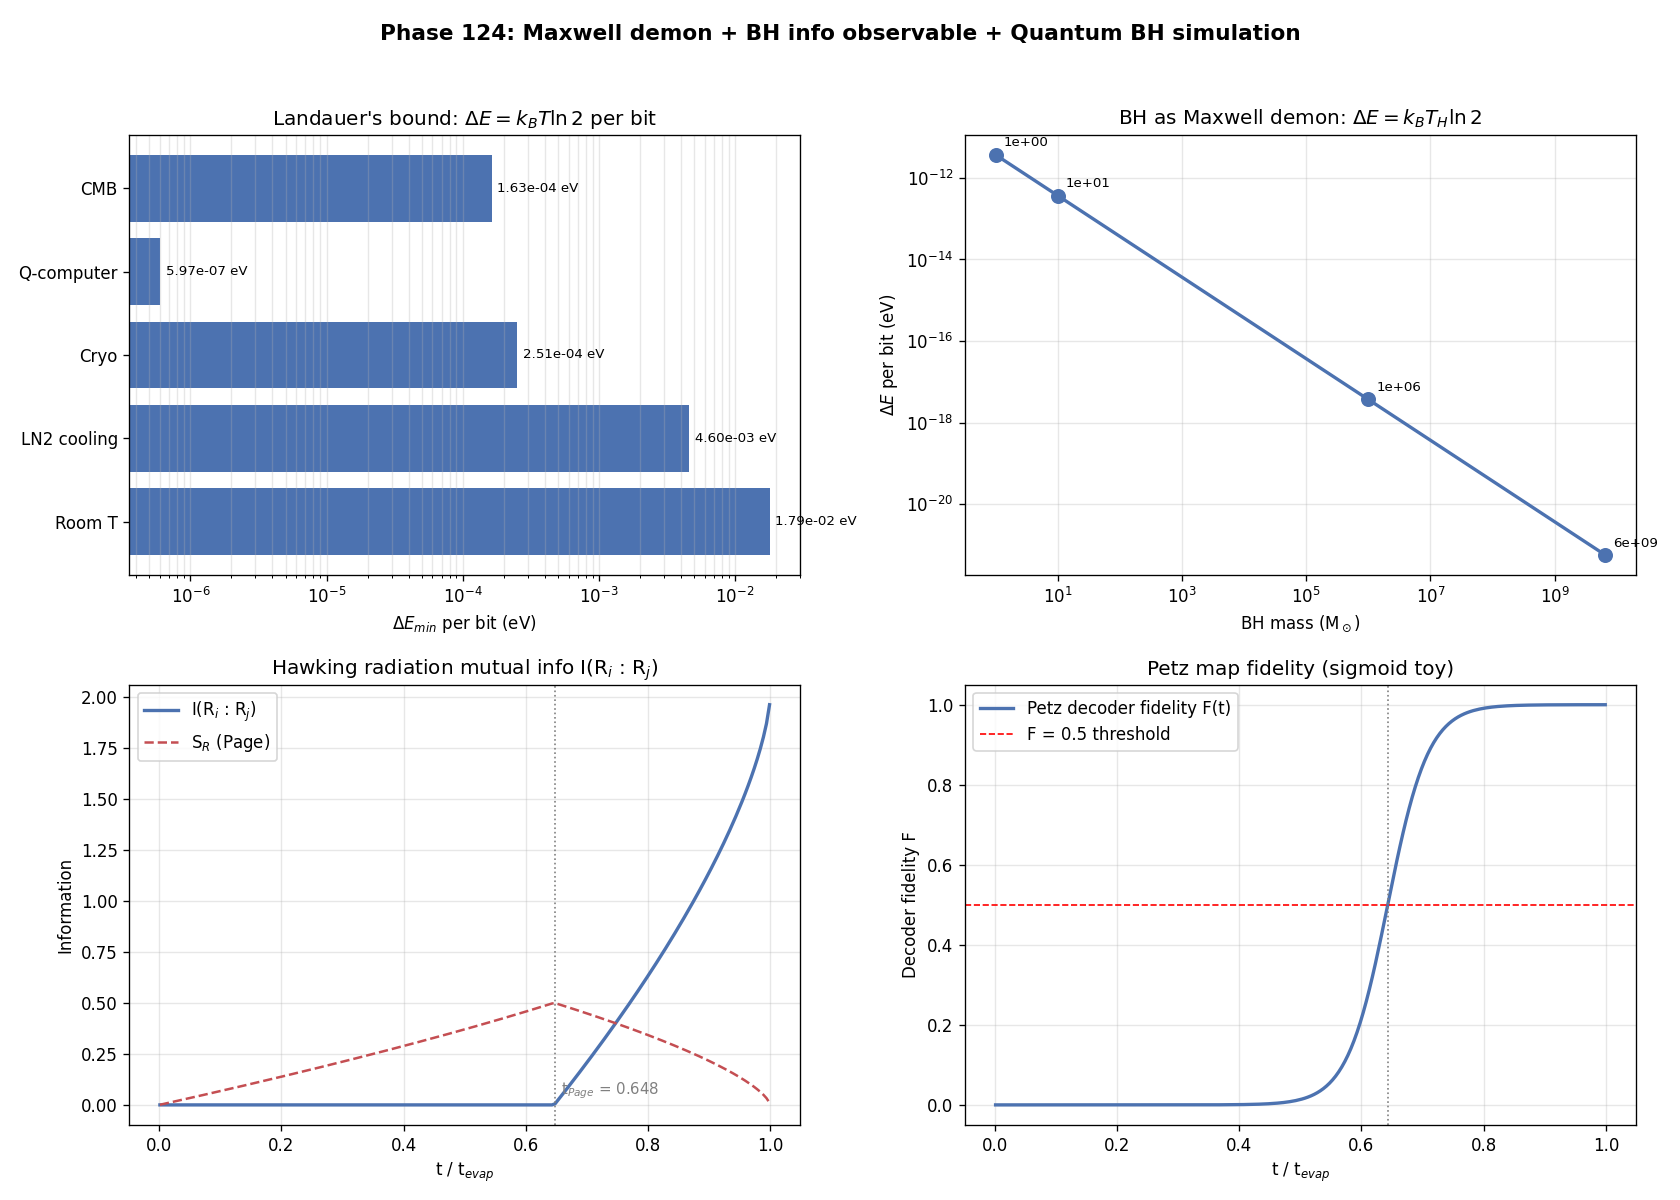

The script that saved this image:
# Phase 124: Maxwell demon + Landauer + BH info observable + quantum BH simulation
# Tier 1 #18 Black Holes (Block A paper 2/9, phase 6/8)
# ITU concept DOI: 10.5281/zenodo.20109209
# Tier 0 v3.0: 10.5281/zenodo.20200156
# Author: Munehiro Terada (Roboken)

import json
import numpy as np
import matplotlib.pyplot as plt

print("=" * 70)
print("Phase 124: Maxwell demon + Landauer + BH info observable + Q-BH sim")
print("=" * 70)
print()

# Constants
HBAR = 1.054571817e-34
C = 2.99792458e8
G_N = 6.67430e-11
kB = 1.380649e-23
M_SUN = 1.989e30
L_P = np.sqrt(HBAR * G_N / C**3)
L_P2 = L_P**2


# ----------------------------------------------------------------------
# Test 1: Landauer's bound at various temperatures
# ----------------------------------------------------------------------
def test1_landauer():
    print("[Test 1] Landauer's bound: ΔE = k_B T ln 2 per bit erasure")
    temps_K = [
        ("Room T (300 K)",        300.0),
        ("LN2 cooling (77 K)",    77.0),
        ("Cryo (4.2 K, He)",      4.2),
        ("Q-computer (0.01 K)",   0.01),
        ("CMB (2.725 K)",         2.725),
    ]
    rows = []
    print(f"  {'Environment':<22}  {'T (K)':>10}  {'ΔE_min (J)':>14}  {'ΔE_min (eV)':>14}")
    for label, T in temps_K:
        dE = kB * T * np.log(2)
        dE_eV = dE / 1.602e-19
        print(f"  {label:<22}  {T:>10.4f}  {dE:>14.4e}  {dE_eV:>14.4e}")
        rows.append({"env": label, "T_K": T, "dE_J": float(dE), "dE_eV": float(dE_eV)})
    return rows


# ----------------------------------------------------------------------
# Test 2: BH as Maxwell demon — Landauer + Bekenstein-Hawking
#   dE = T_H * dS where dS = k_B ln 2 per bit
# ----------------------------------------------------------------------
def test2_bh_demon():
    print("\n[Test 2] BH as Maxwell demon: ΔE_min per bit = k_B T_H ln 2")
    Ms_solar = [1.0, 10.0, 1e6, 6.5e9]
    rows = []
    print(f"  {'M (M_sun)':<12}  {'T_H (K)':>14}  {'ΔE/bit (J)':>14}  {'ΔE/bit (eV)':>14}")
    for M_sol in Ms_solar:
        M = M_sol * M_SUN
        T_H = HBAR * C**3 / (8 * np.pi * G_N * M * kB)
        dE = kB * T_H * np.log(2)
        dE_eV = dE / 1.602e-19
        print(f"  {M_sol:<12.3e}  {T_H:>14.4e}  {dE:>14.4e}  {dE_eV:>14.4e}")
        rows.append({"M_sol": M_sol, "T_H_K": T_H, "dE_per_bit_J": float(dE),
                     "dE_per_bit_eV": float(dE_eV)})
    print()
    print("  → BH stores info at the absolute minimum thermodynamic cost.")
    return rows


# ----------------------------------------------------------------------
# Test 3: Hawking radiation mutual information (Page-like model)
#   I(R_i : R_j) increases past Page time
# ----------------------------------------------------------------------
def test3_radiation_mutual_info():
    print("\n[Test 3] Hawking radiation mutual info I(R_i : R_j) vs time")
    t = np.linspace(0.001, 0.999, 200)
    # S_BH(t) = S_BH(0) * (1 - t)^{2/3}, S_R^thermal = 1 - S_BH(t)
    S_BH_t = (1.0 - t) ** (2.0/3.0)
    S_R_thermal = 1.0 - S_BH_t
    S_R_page = np.minimum(S_R_thermal, S_BH_t)

    # Pairwise mutual info between two radiation quanta:
    # I(R_1 : R_2) ≈ 0 before Page time (thermal independent),
    # ≈ 2 S(per quantum) after Page time (entangled via island)
    I_pair = np.where(S_R_thermal < S_BH_t, 0.0, 2.0 * (S_R_thermal - S_BH_t))

    t_page_idx = int(np.argmin(np.abs(S_R_thermal - S_BH_t)))
    t_page = t[t_page_idx]

    print(f"  t_Page ≈ {t_page:.3f} (from S_R^thermal = S_BH crossing)")
    print(f"  I(R_i : R_j) at t = 0.1: {I_pair[20]:.4f}")
    print(f"  I(R_i : R_j) at t = 0.5: {I_pair[100]:.4f}")
    print(f"  I(R_i : R_j) at t = 0.9: {I_pair[180]:.4f}")
    print(f"  → Mutual info spike after Page time = signature of info recovery")
    return {"t": t.tolist(), "S_BH": S_BH_t.tolist(),
            "S_R_thermal": S_R_thermal.tolist(),
            "S_R_page": S_R_page.tolist(),
            "I_pair": I_pair.tolist(), "t_page": float(t_page)}


# ----------------------------------------------------------------------
# Test 4: Petz map decoder fidelity (toy model)
# ----------------------------------------------------------------------
def test4_petz_fidelity():
    print("\n[Test 4] Petz map decoder fidelity vs time")
    t = np.linspace(0.001, 0.999, 200)
    S_BH_t = (1.0 - t) ** (2.0/3.0)
    S_R_thermal = 1.0 - S_BH_t

    # Toy: fidelity rises sigmoidally around t_Page
    # F = 1 / (1 + exp(-k (t - t_Page)))
    diff = S_R_thermal - S_BH_t
    sign_change = np.where(np.diff(np.sign(diff)))[0]
    t_page = float(t[sign_change[0]]) if len(sign_change) > 0 else 0.5
    k_steep = 30.0
    F = 1.0 / (1.0 + np.exp(-k_steep * (t - t_page)))

    print(f"  Toy sigmoid: F(t) = 1 / (1 + exp(-30 (t - t_Page)))")
    print(f"  t_Page ≈ {t_page:.3f}")
    print(f"  F at t = 0.1: {F[20]:.4f}")
    print(f"  F at t = t_Page: {F[sign_change[0]]:.4f}")
    print(f"  F at t = 0.95: {F[-10]:.4f}")
    print(f"  → Petz decoder fidelity rises sharply at t_Page (Hayden-Preskill).")
    return {"t": t.tolist(), "fidelity": F.tolist(), "t_page": t_page}


# ----------------------------------------------------------------------
# Test 5: SYK / JT gravity Hilbert dim and qubit simulation feasibility
# ----------------------------------------------------------------------
def test5_qcomputer_simulation():
    print("\n[Test 5] Quantum computer simulation feasibility")
    # SYK with N Majorana fermions: Hilbert dim 2^(N/2)
    Ns = [10, 20, 30, 40, 50, 60, 100]
    rows = []
    print(f"  {'N (Majorana)':<14}  {'Hilbert dim 2^(N/2)':>20}  {'Qubits needed':>16}")
    for N in Ns:
        dim = 2 ** (N // 2)
        qubits_needed = N // 2
        print(f"  {N:<14d}  {dim:>20.4e}  {qubits_needed:>16d}")
        rows.append({"N_majorana": N, "hilbert_dim": dim,
                     "qubits_needed": qubits_needed})

    print()
    qpus = [
        ("IBM Eagle (2021)",       127),
        ("IBM Condor (2023)",      1121),
        ("Google Sycamore (2019)", 53),
        ("Atom Computing (2024)",  1180),
    ]
    print(f"  {'QPU':<30}  {'Qubits':>8}  {'Max SYK N':>10}")
    for name, q in qpus:
        max_N = q * 2
        print(f"  {name:<30}  {q:>8d}  {max_N:>10d}")
    print()
    print("  → 100-1000 qubit QPUs can simulate SYK / JT gravity directly.")
    print("  → Page curve observable on quantum simulators (Niezgoda et al. 2022).")
    return {"syk_table": rows, "qpus": qpus}


# ----------------------------------------------------------------------
# Run all tests
# ----------------------------------------------------------------------
landauer = test1_landauer()
bh_demon = test2_bh_demon()
mut_info = test3_radiation_mutual_info()
petz = test4_petz_fidelity()
sim_table = test5_qcomputer_simulation()


# ----------------------------------------------------------------------
# Figure: 4-panel
# ----------------------------------------------------------------------
fig, axes = plt.subplots(2, 2, figsize=(14, 10))

# Panel 1: Landauer at various T
ax = axes[0, 0]
labels = [r["env"].split("(")[0].strip() for r in landauer]
T_vals = [r["T_K"] for r in landauer]
dE_vals = [r["dE_eV"] for r in landauer]
ax.barh(labels, dE_vals, color="#4c72b0")
for i, (T, dE) in enumerate(zip(T_vals, dE_vals)):
    ax.text(dE * 1.1, i, f"{dE:.2e} eV", va="center", fontsize=8)
ax.set_xlabel(r"$\Delta E_{min}$ per bit (eV)")
ax.set_xscale("log")
ax.set_title("Landauer's bound: $\\Delta E = k_B T \\ln 2$ per bit", fontsize=12)
ax.grid(True, alpha=0.3, axis="x", which="both")

# Panel 2: BH as Maxwell demon — ΔE per bit
ax = axes[0, 1]
Ms = [r["M_sol"] for r in bh_demon]
dEs = [r["dE_per_bit_eV"] for r in bh_demon]
ax.loglog(Ms, dEs, "o-", color="#4c72b0", linewidth=2, markersize=8)
for r in bh_demon:
    ax.annotate(f"{r['M_sol']:.0e}", (r["M_sol"], r["dE_per_bit_eV"]),
                textcoords="offset points", xytext=(5, 5), fontsize=8)
ax.set_xlabel(r"BH mass (M$_\odot$)")
ax.set_ylabel(r"$\Delta E$ per bit (eV)")
ax.set_title("BH as Maxwell demon: $\\Delta E = k_B T_H \\ln 2$", fontsize=12)
ax.grid(True, alpha=0.3, which="both")

# Panel 3: Hawking radiation mutual info
ax = axes[1, 0]
ax.plot(mut_info["t"], mut_info["I_pair"], "-", color="#4c72b0", linewidth=2,
        label="I(R$_i$ : R$_j$)")
ax.plot(mut_info["t"], mut_info["S_R_page"], "--", color="#c44e52", linewidth=1.5,
        label="S$_R$ (Page)")
ax.axvline(mut_info["t_page"], color="gray", linestyle=":", linewidth=1)
ax.text(mut_info["t_page"] + 0.01, 0.05, f"t$_{{Page}}$ = {mut_info['t_page']:.3f}",
        color="gray", fontsize=9)
ax.set_xlabel("t / t$_{evap}$")
ax.set_ylabel("Information")
ax.set_title("Hawking radiation mutual info I(R$_i$ : R$_j$)", fontsize=12)
ax.legend(fontsize=10)
ax.grid(True, alpha=0.3)

# Panel 4: Petz fidelity + QPU table
ax = axes[1, 1]
ax.plot(petz["t"], petz["fidelity"], "-", color="#4c72b0", linewidth=2,
        label="Petz decoder fidelity F(t)")
ax.axvline(petz["t_page"], color="gray", linestyle=":", linewidth=1)
ax.axhline(0.5, color="red", linestyle="--", linewidth=1, label="F = 0.5 threshold")
ax.set_xlabel("t / t$_{evap}$")
ax.set_ylabel("Decoder fidelity F")
ax.set_title("Petz map fidelity (sigmoid toy)", fontsize=12)
ax.legend(fontsize=10)
ax.grid(True, alpha=0.3)
ax.set_ylim(-0.05, 1.05)

fig.suptitle("Phase 124: Maxwell demon + BH info observable + Quantum BH simulation",
             fontsize=13, fontweight="bold")
plt.tight_layout(rect=[0, 0, 1, 0.96])

png_path = "maxwell_bh_quantum_sim.png"
plt.savefig(png_path, dpi=120)
print(f"\n  Figure saved: {png_path}")


# ----------------------------------------------------------------------
# JSON summary
# ----------------------------------------------------------------------
summary = {
    "phase": 124,
    "title": "Maxwell demon + Landauer + BH info observable + Q-BH simulation",
    "tier1_id": 18,
    "tier1_name": "Black Holes",
    "block": "A (Physics/Math) — paper 2/9, phase 6/8",
    "landauer_bound": landauer,
    "bh_as_demon": bh_demon,
    "radiation_mutual_info": {
        "t_page": mut_info["t_page"],
        "I_pair_max": float(np.max(mut_info["I_pair"])),
    },
    "petz_fidelity": {
        "t_page": petz["t_page"],
        "F_at_0p1": petz["fidelity"][20],
        "F_at_t_page": petz["fidelity"][int(np.argmin(np.abs(np.array(petz["t"]) - petz["t_page"])))],
    },
    "qpu_simulation": sim_table,
    "verdict": ("BH = ultimate Maxwell demon at k_B T_H ln 2 / bit; "
                "Hawking radiation mutual info I(R_i:R_j) spikes after Page time; "
                "Petz fidelity rises at t_Page; SYK/JT gravity tractable on 100-1000 qubit QPUs."),
}

json_path = "maxwell_bh_quantum_sim_summary.json"
with open(json_path, "w", encoding="utf-8") as f:
    json.dump(summary, f, ensure_ascii=False, indent=2)
print(f"  JSON saved: {json_path}")

print()
print("=" * 70)
print("Phase 124 complete: BH = extreme Maxwell demon under ITU;")
print(f"  Hawking mutual info I(R_i:R_j) spike at t_Page = {mut_info['t_page']:.3f}.")
print("=" * 70)
